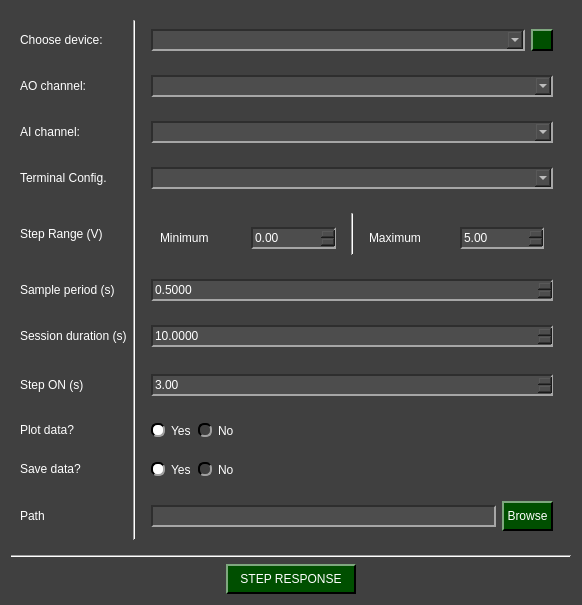
<?xml version="1.0" encoding="UTF-8"?>
<ui version="4.0">
 <class>NIDAQ_StepResponse_W</class>
 <widget class="QWidget" name="NIDAQ_StepResponse_W">
  <property name="geometry">
   <rect>
    <x>0</x>
    <y>0</y>
    <width>582</width>
    <height>605</height>
   </rect>
  </property>
  <property name="windowTitle">
   <string>Form</string>
  </property>
  <property name="styleSheet">
   <string notr="true">QComboBox QAbstractItemView {
    background-color: rgb(77, 77, 77);
}

QComboBox QAbstractItemView::item:focus{
    background-color: rgb(140, 140, 140);
}

QDoubleSpinBox{
	background-color: rgb(77, 77, 77);
	
	border-top: 1.5px solid rgb(46, 46, 46);
	border-left: 1.5px solid rgb(46, 46, 46);

	border-bottom: 1.5px solid rgb(166, 166, 166);
	border-right: 1.5px solid rgb(166, 166, 166);
}

QDoubleSpinBox::up-button{
    image: url(:/imgs/imgs/drop_up_arrow.png);
	width: 11px;

	background-color: rgb(0, 79, 0);
	border-top: 1.5px solid rgb(127, 167, 127);
	border-left: 1.5px solid rgb(127, 167, 127);

	border-bottom: 1.5px solid rgb(0, 0, 0);
	border-right: 1.5px solid rgb(0, 0, 0);
}

QDoubleSpinBox::up-button:pressed{
	border: 2px solid rgb(255, 255, 255);
}

QDoubleSpinBox::up-button:hover{
	background-color: rgb(0, 50, 0);
}

QDoubleSpinBox::down-button{
    image: url(:/imgs/imgs/drop_down_arrow.png);
	width: 11px;

	background-color: rgb(0, 79, 0);
	border-top: 1.5px solid rgb(127, 167, 127);
	border-left: 1.5px solid rgb(127, 167, 127);

	border-bottom: 1.5px solid rgb(0, 0, 0);
	border-right: 1.5px solid rgb(0, 0, 0);
}

QDoubleSpinBox::down-button:pressed{
	border: 2px solid rgb(255, 255, 255);
}

QDoubleSpinBox::down-button:hover{
	background-color: rgb(0, 50, 0);
}

QWidget#NIDAQ_StepResponse_W{
	background-color: rgb(64, 64, 64);
}

QWidget{
	color: rgb(255, 255, 255);
}

QComboBox{
	background-color: rgb(77, 77, 77);
	
	border-top: 1.5px solid rgb(46, 46, 46);
	border-left: 1.5px solid rgb(46, 46, 46);

	border-bottom: 1.5px solid rgb(166, 166, 166);
	border-right: 1.5px solid rgb(166, 166, 166);
}


QComboBox::drop-down{
	image: url(:/imgs/imgs/drop_down_arrow.png);
	width: 11px;

	background-color: rgb(0, 79, 0);
	border-top: 2px solid rgb(127, 167, 127);
	border-left: 2px solid rgb(127, 167, 127);

	border-bottom: 2px solid rgb(0, 0, 0);
	border-right: 2px solid rgb(0, 0, 0);
}

QComboBox::drop-down:hover{
	background-color: rgb(0, 50, 0);
}

QComboBox::drop-down:pressed{
	border: 2px solid rgb(255, 255, 255);
}

QPushButton{
	background-color: rgb(0, 79, 0);

	border-top: 1.5px solid rgb(127, 167, 127);
	border-left: 1.5px solid rgb(127, 167, 127);

	border-bottom: 1.5px solid rgb(0, 0, 0);
	border-right: 1.5px solid rgb(0, 0, 0);

	
	font: 12pt &quot;Helvetica&quot;;
	text-align:center;
}

QWidget{
	font: 12pt &quot;Helvetica&quot;;
}

QPushButton:hover{
	background-color: rgb(0, 50, 0);
}

QPushButton:pressed{
	border: 2px solid rgb(255, 255, 255);
}

QLineEdit{
	background-color: rgb(77, 77, 77);
	border-top: 1.5px solid rgb(46, 46, 46);
	border-left: 1.5px solid rgb(46, 46, 46);

	border-bottom: 1.5px solid rgb(166, 166, 166);
	border-right: 1.5px solid rgb(166, 166, 166);
}

QRadioButton::indicator{
	border-radius: 6px;
	border-top: 1.5px solid rgb(0, 0, 0);
	border-left: 1.5px solid rgb(0, 0, 0);

	border-bottom: 1.5px solid rgb(160, 160, 160);
	border-right: 1.5px solid rgb(160, 160, 160);
}

QRadioButton::indicator::checked{
	background-color: white;
}

QRadioButton::indicator::unchecked:hover{
	background-color: #9F9F9F;
}

QRadioButton::indicator::pressed{
	border: 1.5px solid #505050
}

QPushButton#reload_devices{
	image: url(:/imgs/imgs/reload.png);
	width: 11px;
	background-color: rgb(0, 79, 0);

	border-top: 1.5px solid rgb(127, 167, 127);
	border-left: 1.5px solid rgb(127, 167, 127);

	border-bottom: 1.5px solid rgb(0, 0, 0);
	border-right: 1.5px solid rgb(0, 0, 0);

	
	font: 12pt &quot;Helvetica&quot;;
	text-align:center;
}

QPushButton#reload_devices:hover{
	background-color: rgb(0, 50, 0);
}

QPushButton#reload_devices:pressed{
	border: 2px solid rgb(255, 255, 255);
}</string>
  </property>
  <layout class="QGridLayout" name="gridLayout_12">
   <item row="0" column="0">
    <widget class="QWidget" name="widget" native="true">
     <layout class="QGridLayout" name="gridLayout">
      <item row="1" column="0">
       <widget class="QLabel" name="label_2">
        <property name="minimumSize">
         <size>
          <width>0</width>
          <height>30</height>
         </size>
        </property>
        <property name="maximumSize">
         <size>
          <width>16777215</width>
          <height>30</height>
         </size>
        </property>
        <property name="text">
         <string>AO channel:</string>
        </property>
       </widget>
      </item>
      <item row="0" column="3">
       <widget class="QWidget" name="widget_2" native="true">
        <layout class="QGridLayout" name="gridLayout_3">
         <item row="0" column="0">
          <widget class="QComboBox" name="device_combo">
           <property name="minimumSize">
            <size>
             <width>0</width>
             <height>22</height>
            </size>
           </property>
           <property name="maximumSize">
            <size>
             <width>16777215</width>
             <height>22</height>
            </size>
           </property>
          </widget>
         </item>
         <item row="0" column="1">
          <widget class="QPushButton" name="reload_devices">
           <property name="minimumSize">
            <size>
             <width>22</width>
             <height>22</height>
            </size>
           </property>
           <property name="maximumSize">
            <size>
             <width>22</width>
             <height>22</height>
            </size>
           </property>
           <property name="text">
            <string/>
           </property>
          </widget>
         </item>
        </layout>
       </widget>
      </item>
      <item row="1" column="3">
       <widget class="QWidget" name="widget_3" native="true">
        <layout class="QGridLayout" name="gridLayout_4">
         <item row="0" column="0">
          <widget class="QComboBox" name="ao_channel_combo">
           <property name="minimumSize">
            <size>
             <width>0</width>
             <height>22</height>
            </size>
           </property>
           <property name="maximumSize">
            <size>
             <width>16777215</width>
             <height>22</height>
            </size>
           </property>
          </widget>
         </item>
        </layout>
       </widget>
      </item>
      <item row="2" column="3">
       <widget class="QWidget" name="widget_10" native="true">
        <layout class="QGridLayout" name="gridLayout_2">
         <item row="0" column="0">
          <widget class="QComboBox" name="ai_channel_combo">
           <property name="minimumSize">
            <size>
             <width>0</width>
             <height>22</height>
            </size>
           </property>
           <property name="maximumSize">
            <size>
             <width>16777215</width>
             <height>22</height>
            </size>
           </property>
          </widget>
         </item>
        </layout>
       </widget>
      </item>
      <item row="4" column="0">
       <widget class="QLabel" name="label_10">
        <property name="text">
         <string>Step Range (V)</string>
        </property>
       </widget>
      </item>
      <item row="0" column="2" rowspan="11">
       <widget class="Line" name="line">
        <property name="orientation">
         <enum>Qt::Vertical</enum>
        </property>
       </widget>
      </item>
      <item row="6" column="0">
       <widget class="QLabel" name="label_5">
        <property name="minimumSize">
         <size>
          <width>0</width>
          <height>30</height>
         </size>
        </property>
        <property name="maximumSize">
         <size>
          <width>16777215</width>
          <height>30</height>
         </size>
        </property>
        <property name="text">
         <string>Session duration (s)</string>
        </property>
       </widget>
      </item>
      <item row="10" column="0" alignment="Qt::AlignVCenter">
       <widget class="QLabel" name="label_8">
        <property name="minimumSize">
         <size>
          <width>0</width>
          <height>30</height>
         </size>
        </property>
        <property name="maximumSize">
         <size>
          <width>16777215</width>
          <height>30</height>
         </size>
        </property>
        <property name="text">
         <string>Path</string>
        </property>
       </widget>
      </item>
      <item row="9" column="3" alignment="Qt::AlignLeft">
       <widget class="QWidget" name="widget_8" native="true">
        <layout class="QHBoxLayout" name="horizontalLayout_2">
         <item>
          <widget class="QRadioButton" name="yes_save_radio">
           <property name="text">
            <string>Yes</string>
           </property>
           <property name="checked">
            <bool>true</bool>
           </property>
           <attribute name="buttonGroup">
            <string notr="true">save_radio_group</string>
           </attribute>
          </widget>
         </item>
         <item>
          <widget class="QRadioButton" name="no_save_radio">
           <property name="text">
            <string>No</string>
           </property>
           <attribute name="buttonGroup">
            <string notr="true">save_radio_group</string>
           </attribute>
          </widget>
         </item>
        </layout>
       </widget>
      </item>
      <item row="2" column="0">
       <widget class="QLabel" name="label_9">
        <property name="minimumSize">
         <size>
          <width>0</width>
          <height>30</height>
         </size>
        </property>
        <property name="maximumSize">
         <size>
          <width>16777215</width>
          <height>30</height>
         </size>
        </property>
        <property name="text">
         <string>AI channel:</string>
        </property>
       </widget>
      </item>
      <item row="8" column="0">
       <widget class="QLabel" name="label_6">
        <property name="minimumSize">
         <size>
          <width>0</width>
          <height>30</height>
         </size>
        </property>
        <property name="maximumSize">
         <size>
          <width>16777215</width>
          <height>30</height>
         </size>
        </property>
        <property name="text">
         <string>Plot data?</string>
        </property>
       </widget>
      </item>
      <item row="8" column="3" alignment="Qt::AlignLeft">
       <widget class="QWidget" name="widget_7" native="true">
        <layout class="QHBoxLayout" name="horizontalLayout">
         <item>
          <widget class="QRadioButton" name="yes_plot_radio">
           <property name="text">
            <string>Yes</string>
           </property>
           <property name="checked">
            <bool>true</bool>
           </property>
           <attribute name="buttonGroup">
            <string notr="true">plot_radio_group</string>
           </attribute>
          </widget>
         </item>
         <item>
          <widget class="QRadioButton" name="no_plot_radio">
           <property name="text">
            <string>No</string>
           </property>
           <attribute name="buttonGroup">
            <string notr="true">plot_radio_group</string>
           </attribute>
          </widget>
         </item>
        </layout>
       </widget>
      </item>
      <item row="4" column="3">
       <widget class="QWidget" name="widget_11" native="true">
        <property name="minimumSize">
         <size>
          <width>0</width>
          <height>60</height>
         </size>
        </property>
        <property name="maximumSize">
         <size>
          <width>16777215</width>
          <height>60</height>
         </size>
        </property>
        <layout class="QGridLayout" name="gridLayout_10">
         <property name="leftMargin">
          <number>9</number>
         </property>
         <item row="0" column="2">
          <widget class="QWidget" name="widget_13" native="true">
           <property name="minimumSize">
            <size>
             <width>0</width>
             <height>50</height>
            </size>
           </property>
           <property name="maximumSize">
            <size>
             <width>16777215</width>
             <height>50</height>
            </size>
           </property>
           <layout class="QGridLayout" name="gridLayout_9">
            <item row="0" column="0">
             <widget class="QLabel" name="label_12">
              <property name="text">
               <string>Maximum</string>
              </property>
             </widget>
            </item>
            <item row="0" column="1">
             <widget class="QDoubleSpinBox" name="step_range_max_in">
              <property name="minimumSize">
               <size>
                <width>0</width>
                <height>22</height>
               </size>
              </property>
              <property name="maximumSize">
               <size>
                <width>16777215</width>
                <height>22</height>
               </size>
              </property>
              <property name="stepType">
               <enum>QAbstractSpinBox::AdaptiveDecimalStepType</enum>
              </property>
              <property name="value">
               <double>5.000000000000000</double>
              </property>
             </widget>
            </item>
           </layout>
          </widget>
         </item>
         <item row="0" column="0">
          <widget class="QWidget" name="widget_12" native="true">
           <property name="minimumSize">
            <size>
             <width>0</width>
             <height>50</height>
            </size>
           </property>
           <property name="maximumSize">
            <size>
             <width>16777215</width>
             <height>50</height>
            </size>
           </property>
           <layout class="QGridLayout" name="gridLayout_8">
            <item row="0" column="0">
             <widget class="QLabel" name="label_11">
              <property name="text">
               <string>Minimum</string>
              </property>
             </widget>
            </item>
            <item row="0" column="1">
             <widget class="QDoubleSpinBox" name="step_range_min_in">
              <property name="minimumSize">
               <size>
                <width>0</width>
                <height>22</height>
               </size>
              </property>
              <property name="maximumSize">
               <size>
                <width>16777215</width>
                <height>22</height>
               </size>
              </property>
              <property name="singleStep">
               <double>0.500000000000000</double>
              </property>
              <property name="stepType">
               <enum>QAbstractSpinBox::AdaptiveDecimalStepType</enum>
              </property>
             </widget>
            </item>
           </layout>
          </widget>
         </item>
         <item row="0" column="1">
          <widget class="Line" name="line_2">
           <property name="orientation">
            <enum>Qt::Vertical</enum>
           </property>
          </widget>
         </item>
        </layout>
       </widget>
      </item>
      <item row="5" column="0">
       <widget class="QLabel" name="label_4">
        <property name="minimumSize">
         <size>
          <width>0</width>
          <height>30</height>
         </size>
        </property>
        <property name="maximumSize">
         <size>
          <width>16777215</width>
          <height>30</height>
         </size>
        </property>
        <property name="text">
         <string>Sample period (s)</string>
        </property>
       </widget>
      </item>
      <item row="3" column="0">
       <widget class="QLabel" name="label_3">
        <property name="minimumSize">
         <size>
          <width>0</width>
          <height>30</height>
         </size>
        </property>
        <property name="maximumSize">
         <size>
          <width>16777215</width>
          <height>30</height>
         </size>
        </property>
        <property name="text">
         <string>Terminal Config.</string>
        </property>
       </widget>
      </item>
      <item row="3" column="3">
       <widget class="QWidget" name="widget_4" native="true">
        <layout class="QGridLayout" name="gridLayout_5">
         <item row="0" column="0">
          <widget class="QComboBox" name="terminal_config_combo">
           <property name="minimumSize">
            <size>
             <width>0</width>
             <height>22</height>
            </size>
           </property>
           <property name="maximumSize">
            <size>
             <width>16777215</width>
             <height>22</height>
            </size>
           </property>
          </widget>
         </item>
        </layout>
       </widget>
      </item>
      <item row="10" column="3">
       <widget class="QWidget" name="widget_9" native="true">
        <layout class="QHBoxLayout" name="horizontalLayout_3">
         <item alignment="Qt::AlignVCenter">
          <widget class="QLineEdit" name="path_line_edit">
           <property name="minimumSize">
            <size>
             <width>0</width>
             <height>22</height>
            </size>
           </property>
           <property name="maximumSize">
            <size>
             <width>16777215</width>
             <height>22</height>
            </size>
           </property>
          </widget>
         </item>
         <item alignment="Qt::AlignVCenter">
          <widget class="QPushButton" name="path_folder_browse">
           <property name="minimumSize">
            <size>
             <width>0</width>
             <height>30</height>
            </size>
           </property>
           <property name="maximumSize">
            <size>
             <width>16777215</width>
             <height>30</height>
            </size>
           </property>
           <property name="text">
            <string> Browse </string>
           </property>
          </widget>
         </item>
        </layout>
       </widget>
      </item>
      <item row="0" column="0">
       <widget class="QLabel" name="label">
        <property name="minimumSize">
         <size>
          <width>0</width>
          <height>30</height>
         </size>
        </property>
        <property name="maximumSize">
         <size>
          <width>16777215</width>
          <height>30</height>
         </size>
        </property>
        <property name="text">
         <string>Choose device:</string>
        </property>
       </widget>
      </item>
      <item row="5" column="3">
       <widget class="QWidget" name="widget_5" native="true">
        <layout class="QGridLayout" name="gridLayout_6">
         <item row="0" column="0">
          <widget class="QDoubleSpinBox" name="Ts_in">
           <property name="minimumSize">
            <size>
             <width>0</width>
             <height>22</height>
            </size>
           </property>
           <property name="maximumSize">
            <size>
             <width>16777215</width>
             <height>22</height>
            </size>
           </property>
           <property name="decimals">
            <number>4</number>
           </property>
           <property name="maximum">
            <double>999.990000000000009</double>
           </property>
           <property name="singleStep">
            <double>0.010000000000000</double>
           </property>
           <property name="stepType">
            <enum>QAbstractSpinBox::AdaptiveDecimalStepType</enum>
           </property>
           <property name="value">
            <double>0.500000000000000</double>
           </property>
          </widget>
         </item>
        </layout>
       </widget>
      </item>
      <item row="9" column="0">
       <widget class="QLabel" name="label_7">
        <property name="minimumSize">
         <size>
          <width>0</width>
          <height>30</height>
         </size>
        </property>
        <property name="maximumSize">
         <size>
          <width>16777215</width>
          <height>30</height>
         </size>
        </property>
        <property name="text">
         <string>Save data?</string>
        </property>
       </widget>
      </item>
      <item row="6" column="3">
       <widget class="QWidget" name="widget_6" native="true">
        <layout class="QGridLayout" name="gridLayout_7">
         <item row="0" column="0">
          <widget class="QDoubleSpinBox" name="sesh_dur_in">
           <property name="minimumSize">
            <size>
             <width>0</width>
             <height>22</height>
            </size>
           </property>
           <property name="maximumSize">
            <size>
             <width>16777215</width>
             <height>22</height>
            </size>
           </property>
           <property name="decimals">
            <number>4</number>
           </property>
           <property name="maximum">
            <double>86400.990000000005239</double>
           </property>
           <property name="singleStep">
            <double>0.010000000000000</double>
           </property>
           <property name="stepType">
            <enum>QAbstractSpinBox::AdaptiveDecimalStepType</enum>
           </property>
           <property name="value">
            <double>10.000000000000000</double>
           </property>
          </widget>
         </item>
        </layout>
       </widget>
      </item>
      <item row="7" column="0">
       <widget class="QLabel" name="label_13">
        <property name="text">
         <string>Step ON (s)</string>
        </property>
       </widget>
      </item>
      <item row="7" column="3">
       <widget class="QWidget" name="widget_14" native="true">
        <layout class="QGridLayout" name="gridLayout_11">
         <item row="0" column="0">
          <widget class="QDoubleSpinBox" name="step_on_s_in">
           <property name="minimumSize">
            <size>
             <width>0</width>
             <height>22</height>
            </size>
           </property>
           <property name="maximumSize">
            <size>
             <width>16777215</width>
             <height>22</height>
            </size>
           </property>
           <property name="maximum">
            <double>999.990000000000009</double>
           </property>
           <property name="singleStep">
            <double>0.010000000000000</double>
           </property>
           <property name="stepType">
            <enum>QAbstractSpinBox::AdaptiveDecimalStepType</enum>
           </property>
           <property name="value">
            <double>3.000000000000000</double>
           </property>
          </widget>
         </item>
        </layout>
       </widget>
      </item>
     </layout>
    </widget>
   </item>
   <item row="1" column="0">
    <widget class="Line" name="line_3">
     <property name="orientation">
      <enum>Qt::Horizontal</enum>
     </property>
    </widget>
   </item>
   <item row="2" column="0" alignment="Qt::AlignHCenter">
    <widget class="QPushButton" name="start_step_response">
     <property name="minimumSize">
      <size>
       <width>130</width>
       <height>30</height>
      </size>
     </property>
     <property name="maximumSize">
      <size>
       <width>130</width>
       <height>30</height>
      </size>
     </property>
     <property name="text">
      <string>STEP RESPONSE</string>
     </property>
    </widget>
   </item>
  </layout>
 </widget>
 <resources>
  <include location="resources_1.qrc"/>
 </resources>
 <connections/>
 <buttongroups>
  <buttongroup name="plot_radio_group"/>
  <buttongroup name="save_radio_group"/>
 </buttongroups>
</ui>
